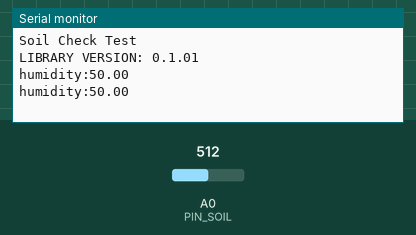
This sketch was run on a simulated Arduino Uno, built with avr-gcc and run on an emulated ATmega328P. On the bench: the last lines printed to the serial monitor. The inputs (shaded band) are chosen by the test bench; at power-on: A0 (PIN_SOIL) = 512.

Above: at 1.8 s.
1.9 s: A0 (PIN_SOIL) set to 716
At 2.4 s:
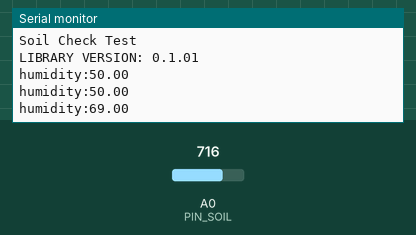
3.4 s: A0 (PIN_SOIL) set to 900
At 4.8 s:
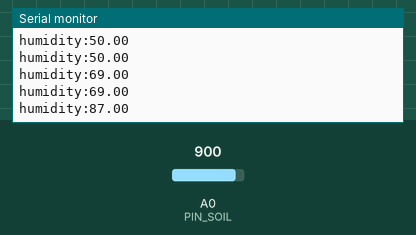
Timing chart, 0 to 6.4 s (numbered marks = the images above; inputs shaded):
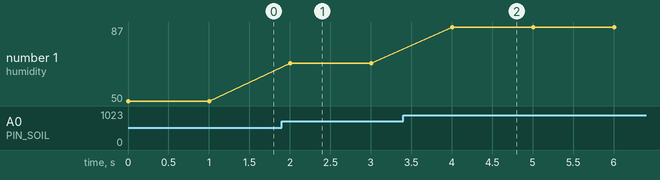

Measured:
- after the input at 1.9 s, the serial monitor: prints a new line after 0.10 s (image 1)
- after the input at 3.4 s, the serial monitor: prints a new line after 0.60 s (image 2)
- plotted number 1: 50 → 69 after the input at 1.9 s, 69 → 87 after the input at 3.4 s

The sketch:

Soil.ino
```cpp
#include "SoilTest.h"

SOIL soil;
#define PIN_SOIL A0


void setup() {
  // put your setup code here, to run once:
  Serial.begin(115200);
  Serial.println("Soil Check Test");
  Serial.print("LIBRARY VERSION: ");
  Serial.println(SOIL_LIB_VERSION);
  Serial.println();

}

void loop() {
  // put your main code here, to run repeatedly:

  soil.read(PIN_SOIL);

  delay(1000);


}
```

SoilTest.cpp
```cpp
#include "SoilTest.h"


int  SOIL::read(uint8_t pin){

  pinMode(pin, INPUT);

  humidity = analogRead(pin);

  humidity = map(humidity, 0, 1023, 0, 100);
  Serial.print("humidity:");
  Serial.println(humidity);

  delayMicroseconds(5);
  return 0;
}
```

SoilTest.h
```cpp
#ifndef SOIL_H
#define SOIL_H

#if ARDUINO < 100
#include <WProgram.h>
#else
#include <Arduino.h>
#endif


#define SOIL_LIB_VERSION "0.1.01"

class SOIL{

  public:
  	int  read(uint8_t pin);


  private:

  	double humidity;


};


#endif
```
